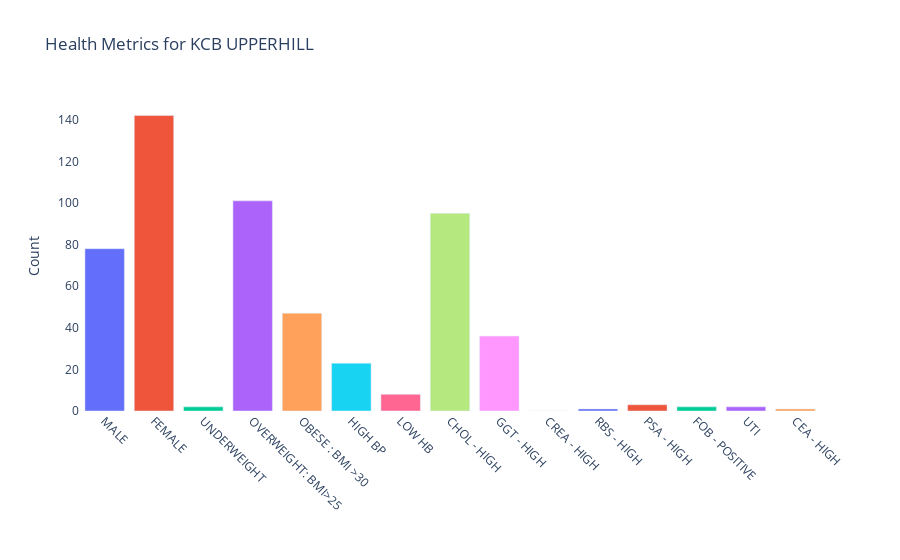

Here is the notebook cell this chart was saved with:
### Markdown cell above
### Using Ploty

### Code cell
import plotly.express as px

# Visualize data for 'KCB UPPERHILL' branch
kcb_upperhill = df[df['BRANCH'] == 'KCB UPPERHILL']

# Melt DataFrame to have health metrics and counts in separate columns
kcb_upperhill_melt = kcb_upperhill.melt(id_vars=['BRANCH', 'TOTAL'], var_name='Health Metric', value_name='Count')

# Create the plot
fig = px.bar(kcb_upperhill_melt, x='Health Metric', y='Count', color='Health Metric',
             title='Health Metrics for KCB UPPERHILL', labels={'Count': 'Count', 'Health Metric': ''})

# Update layout for a cleaner look
fig.update_layout(showlegend=False, plot_bgcolor='white')
fig.update_xaxes(tickangle=45, title_standoff=25)

fig.show()

### Figure 1 — Plotly figure (JSON) as saved in the notebook; plotly's stock layout.template omitted (floating-point values rounded to 4 significant figures)
{"data": [{"alignmentgroup": "True", "hovertemplate": "=%{x}<br>Count=%{y}<extra></extra>", "legendgroup": "MALE", "marker": {"color": "#636efa", "pattern": {"shape": ""}}, "name": "MALE", "offsetgroup": "MALE", "orientation": "v", "showlegend": true, "textposition": "auto", "type": "bar", "x": ["MALE"], "xaxis": "x", "y": [78], "yaxis": "y"}, {"alignmentgroup": "True", "hovertemplate": "=%{x}<br>Count=%{y}<extra></extra>", "legendgroup": "FEMALE", "marker": {"color": "#EF553B", "pattern": {"shape": ""}}, "name": "FEMALE", "offsetgroup": "FEMALE", "orientation": "v", "showlegend": true, "textposition": "auto", "type": "bar", "x": ["FEMALE"], "xaxis": "x", "y": [142], "yaxis": "y"}, {"alignmentgroup": "True", "hovertemplate": "=%{x}<br>Count=%{y}<extra></extra>", "legendgroup": "UNDERWEIGHT", "marker": {"color": "#00cc96", "pattern": {"shape": ""}}, "name": "UNDERWEIGHT", "offsetgroup": "UNDERWEIGHT", "orientation": "v", "showlegend": true, "textposition": "auto", "type": "bar", "x": ["UNDERWEIGHT"], "xaxis": "x", "y": [2], "yaxis": "y"}, {"alignmentgroup": "True", "hovertemplate": "=%{x}<br>Count=%{y}<extra></extra>", "legendgroup": "OVERWEIGHT: BMI>25", "marker": {"color": "#ab63fa", "pattern": {"shape": ""}}, "name": "OVERWEIGHT: BMI>25", "offsetgroup": "OVERWEIGHT: BMI>25", "orientation": "v", "showlegend": true, "textposition": "auto", "type": "bar", "x": ["OVERWEIGHT: BMI>25"], "xaxis": "x", "y": [101], "yaxis": "y"}, {"alignmentgroup": "True", "hovertemplate": "=%{x}<br>Count=%{y}<extra></extra>", "legendgroup": "OBESE : BMI >30", "marker": {"color": "#FFA15A", "pattern": {"shape": ""}}, "name": "OBESE : BMI >30", "offsetgroup": "OBESE : BMI >30", "orientation": "v", "showlegend": true, "textposition": "auto", "type": "bar", "x": ["OBESE : BMI >30"], "xaxis": "x", "y": [47], "yaxis": "y"}, {"alignmentgroup": "True", "hovertemplate": "=%{x}<br>Count=%{y}<extra></extra>", "legendgroup": "HIGH BP", "marker": {"color": "#19d3f3", "pattern": {"shape": ""}}, "name": "HIGH BP", "offsetgroup": "HIGH BP", "orientation": "v", "showlegend": true, "textposition": "auto", "type": "bar", "x": ["HIGH BP"], "xaxis": "x", "y": [23], "yaxis": "y"}, {"alignmentgroup": "True", "hovertemplate": "=%{x}<br>Count=%{y}<extra></extra>", "legendgroup": "LOW HB", "marker": {"color": "#FF6692", "pattern": {"shape": ""}}, "name": "LOW HB", "offsetgroup": "LOW HB", "orientation": "v", "showlegend": true, "textposition": "auto", "type": "bar", "x": ["LOW HB"], "xaxis": "x", "y": [8], "yaxis": "y"}, {"alignmentgroup": "True", "hovertemplate": "=%{x}<br>Count=%{y}<extra></extra>", "legendgroup": "CHOL - HIGH", "marker": {"color": "#B6E880", "pattern": {"shape": ""}}, "name": "CHOL - HIGH", "offsetgroup": "CHOL - HIGH", "orientation": "v", "showlegend": true, "textposition": "auto", "type": "bar", "x": ["CHOL - HIGH"], "xaxis": "x", "y": [95], "yaxis": "y"}, {"alignmentgroup": "True", "hovertemplate": "=%{x}<br>Count=%{y}<extra></extra>", "legendgroup": "GGT - HIGH", "marker": {"color": "#FF97FF", "pattern": {"shape": ""}}, "name": "GGT - HIGH", "offsetgroup": "GGT - HIGH", "orientation": "v", "showlegend": true, "textposition": "auto", "type": "bar", "x": ["GGT - HIGH"], "xaxis": "x", "y": [36], "yaxis": "y"}, {"alignmentgroup": "True", "hovertemplate": "=%{x}<br>Count=%{y}<extra></extra>", "legendgroup": "CREA - HIGH", "marker": {"color": "#FECB52", "pattern": {"shape": ""}}, "name": "CREA - HIGH", "offsetgroup": "CREA - HIGH", "orientation": "v", "showlegend": true, "textposition": "auto", "type": "bar", "x": ["CREA - HIGH"], "xaxis": "x", "y": [0], "yaxis": "y"}, {"alignmentgroup": "True", "hovertemplate": "=%{x}<br>Count=%{y}<extra></extra>", "legendgroup": "RBS - HIGH", "marker": {"color": "#636efa", "pattern": {"shape": ""}}, "name": "RBS - HIGH", "offsetgroup": "RBS - HIGH", "orientation": "v", "showlegend": true, "textposition": "auto", "type": "bar", "x": ["RBS - HIGH"], "xaxis": "x", "y": [1], "yaxis": "y"}, {"alignmentgroup": "True", "hovertemplate": "=%{x}<br>Count=%{y}<extra></extra>", "legendgroup": "PSA - HIGH", "marker": {"color": "#EF553B", "pattern": {"shape": ""}}, "name": "PSA - HIGH", "offsetgroup": "PSA - HIGH", "orientation": "v", "showlegend": true, "textposition": "auto", "type": "bar", "x": ["PSA - HIGH"], "xaxis": "x", "y": [3], "yaxis": "y"}, {"alignmentgroup": "True", "hovertemplate": "=%{x}<br>Count=%{y}<extra></extra>", "legendgroup": "FOB - POSITIVE", "marker": {"color": "#00cc96", "pattern": {"shape": ""}}, "name": "FOB - POSITIVE", "offsetgroup": "FOB - POSITIVE", "orientation": "v", "showlegend": true, "textposition": "auto", "type": "bar", "x": ["FOB - POSITIVE"], "xaxis": "x", "y": [2], "yaxis": "y"}, {"alignmentgroup": "True", "hovertemplate": "=%{x}<br>Count=%{y}<extra></extra>", "legendgroup": "UTI", "marker": {"color": "#ab63fa", "pattern": {"shape": ""}}, "name": "UTI", "offsetgroup": "UTI", "orientation": "v", "showlegend": true, "textposition": "auto", "type": "bar", "x": ["UTI"], "xaxis": "x", "y": [2], "yaxis": "y"}, {"alignmentgroup": "True", "hovertemplate": "=%{x}<br>Count=%{y}<extra></extra>", "legendgroup": "CEA - HIGH", "marker": {"color": "#FFA15A", "pattern": {"shape": ""}}, "name": "CEA - HIGH", "offsetgroup": "CEA - HIGH", "orientation": "v", "showlegend": true, "textposition": "auto", "type": "bar", "x": ["CEA - HIGH"], "xaxis": "x", "y": [1], "yaxis": "y"}], "layout": {"barmode": "relative", "legend": {"title": {"text": ""}, "tracegroupgap": 0}, "plot_bgcolor": "white", "showlegend": false, "title": {"text": "Health Metrics for KCB UPPERHILL"}, "xaxis": {"anchor": "y", "categoryarray": ["MALE", "FEMALE", "UNDERWEIGHT", "OVERWEIGHT: BMI>25", "OBESE : BMI >30", "HIGH BP", "LOW HB", "CHOL - HIGH", "GGT - HIGH", "CREA - HIGH", "RBS - HIGH", "PSA - HIGH", "FOB - POSITIVE", "UTI", "CEA - HIGH"], "categoryorder": "array", "domain": [0, 1], "tickangle": 45, "title": {"standoff": 25, "text": ""}}, "yaxis": {"anchor": "x", "domain": [0, 1], "title": {"text": "Count"}}}}
